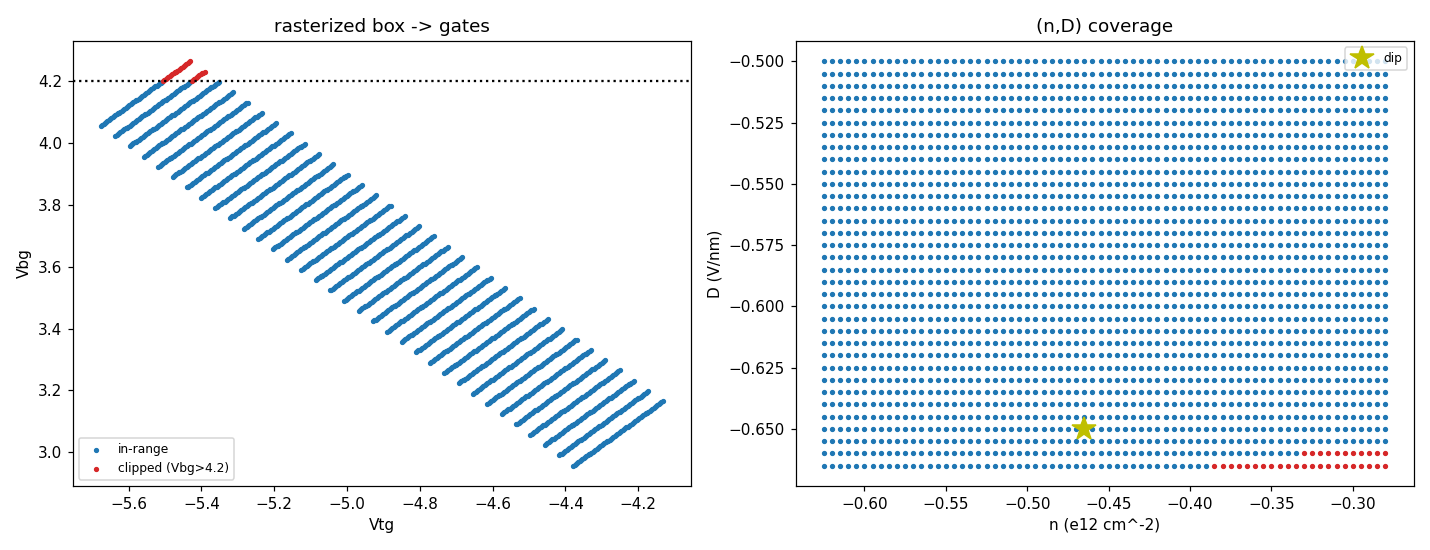

Write Python code to recreate this figure.
import numpy as np
import matplotlib; matplotlib.use("Agg"); import matplotlib.pyplot as plt
from sweep import raster
from sharpelab_nb.gates import calculate_gate_voltages, calculate_n_D

DTG, DBG, EP = 23.6, 20.0, 3.0
def to_gates(n, D): return calculate_gate_voltages(n, D, dtg=DTG, dbg=DBG, ep=EP)
# verify round-trip at the dip
vt, vb = to_gates(-0.4654, -0.6501)
print(f"dip round-trip: Vtg={vt:.3f} Vbg={vb:.3f} (meas -5.445, 4.053)")

# (n,D) box around the dip (n in e12 cm^-2, D in V/nm)
N_LO, N_HI = -0.63, -0.28
D_LO, D_HI = -0.67, -0.50
NX, NY = 71, 35              # ~0.005 e12 x ~0.005 V/nm
verts = np.array([[N_LO, D_LO], [N_HI, D_LO], [N_HI, D_HI], [N_LO, D_HI], [N_LO, D_LO]])
ns, Ds = raster.rasterize(verts, NX, NY, 0)
vtg = np.array([to_gates(n, D)[0] for n, D in zip(ns, Ds)])
vbg = np.array([to_gates(n, D)[1] for n, D in zip(ns, Ds)])
print(f"rasterized points: {len(ns)}")

# sanitize against validators
TGL, TGH, BGL, BGH = -7.0, 6.0, -4.0, 4.2
ok = (vtg > TGL) & (vtg < TGH) & (vbg > BGL) & (vbg < BGH)
print(f"in-validator: {ok.sum()}/{len(ok)} ({100*ok.mean():.1f}%) ; clipped {100*(~ok).mean():.1f}%")
print(f"gate extent (in-range): Vtg {vtg[ok].min():.3f}..{vtg[ok].max():.3f} ; Vbg {vbg[ok].min():.3f}..{vbg[ok].max():.3f}")
print(f"est time @1.3 s/pt: {len(ns[ok])*1.3/60:.0f} min")

fig, ax = plt.subplots(1, 2, figsize=(13, 5))
ax[0].scatter(vtg[ok], vbg[ok], s=6, c="C0", label="in-range")
ax[0].scatter(vtg[~ok], vbg[~ok], s=6, c="C3", label="clipped (Vbg>4.2)")
ax[0].axhline(4.2, color="k", ls=":"); ax[0].set(xlabel="Vtg", ylabel="Vbg", title="rasterized box -> gates")
ax[0].legend(fontsize=8)
ax[1].scatter(ns[ok], Ds[ok], s=6, c="C0"); ax[1].scatter(ns[~ok], Ds[~ok], s=6, c="C3")
ax[1].plot(-0.4654, -0.6501, "y*", ms=16, label="dip"); ax[1].legend(fontsize=8)
ax[1].set(xlabel="n (e12 cm^-2)", ylabel="D (V/nm)", title="(n,D) coverage")
plt.tight_layout(); plt.savefig("hera_scratch/nd_design.png", dpi=110); print("saved nd_design.png")
